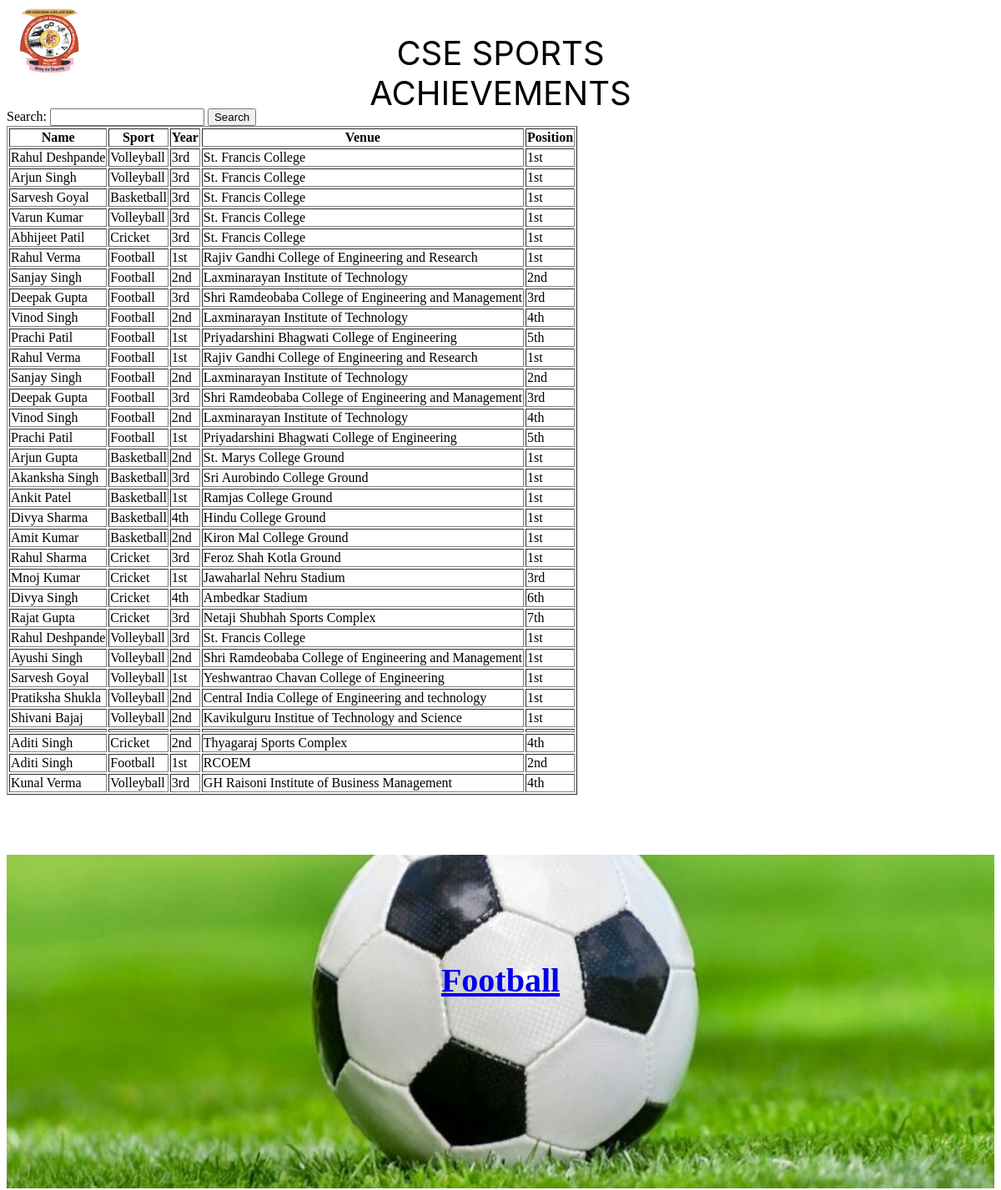
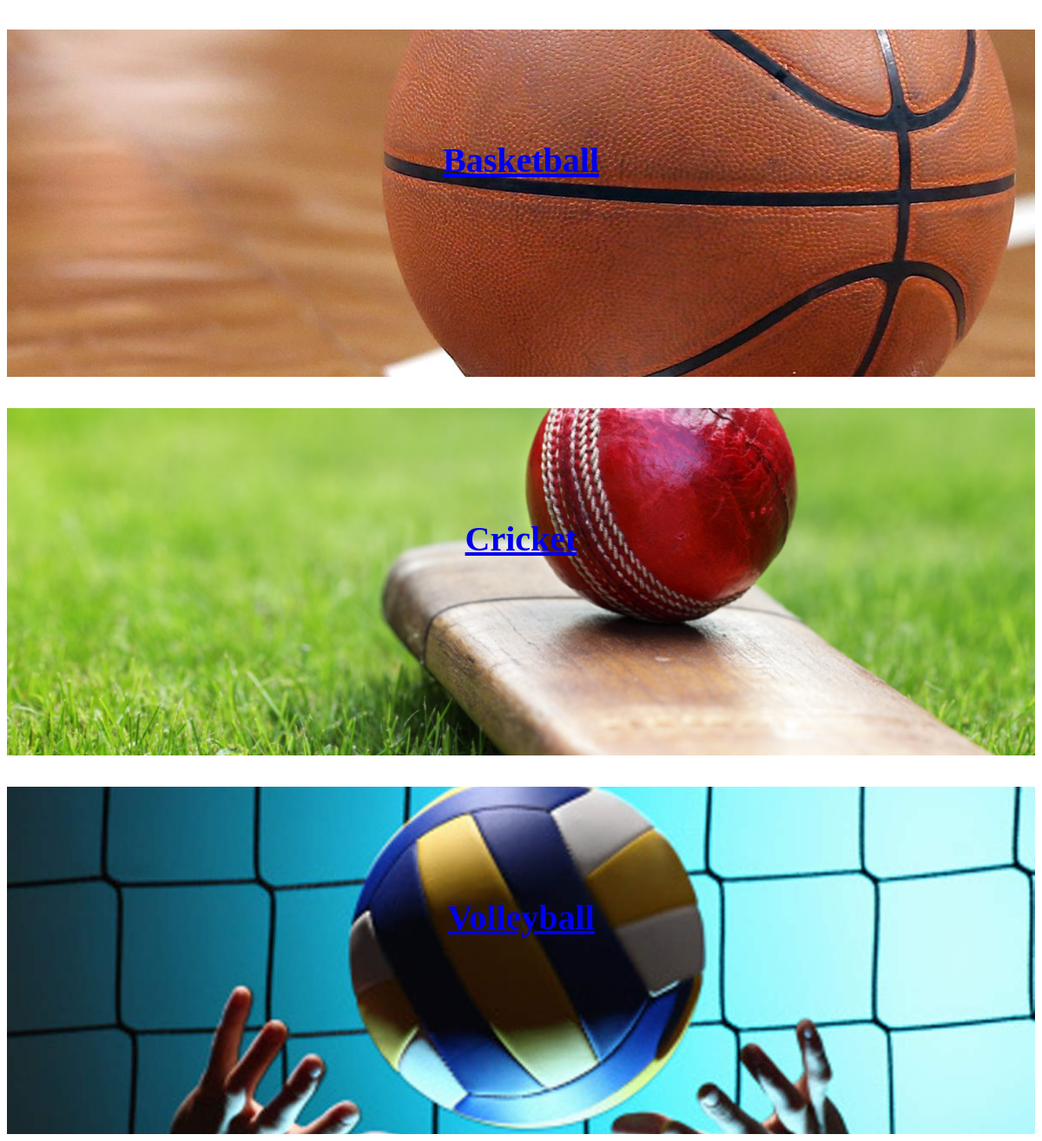
The page / on the database its author committed (2 pictures, top to bottom).
### tables this page shows
CREATE TABLE `search` (
  `Name` varchar(50) NOT NULL,
  `Sport` varchar(50) NOT NULL,
  `Year` varchar(20) NOT NULL,
  `Venue` varchar(100) NOT NULL,
  `Position` varchar(10) NOT NULL
);

### search.php (the view, shortened to what this page needs)
<!DOCTYPE html>
<html>
<head>
</head>
<body>
	<form method="get">
		<label for="search">Search:</label>
		<input type="text" name="search" id="search">
		<input type="submit" value="Search">
	</form>
	<?php
	$db_host = 'localhost';
	$db_name = 'sports1';
	$db_user = 'root';
	$db_pass = '';
	$db_conn = new mysqli($db_host, $db_user, $db_pass, $db_name);
	$search = $_GET['search'] ?? '';
	$sql = 'SELECT * FROM search WHERE Name LIKE ? OR Sport LIKE ? OR Year LIKE ? OR Venue LIKE ? OR Position LIKE ?';
	$stmt = $db_conn->prepare($sql);
	$like_search = '%' . $search . '%';
	$stmt->bind_param('sssss', $like_search, $like_search, $like_search, $like_search, $like_search);
	$stmt->execute();
	$result = $stmt->get_result();
	if ($result->num_rows > 0) {
		echo '<table border="1">';
		echo '<tr><th>Name</th><th>Sport</th><th>Year</th><th>Venue</th><th>Position</th></tr>';
		while ($row = $result->fetch_assoc()) {
			echo '<tr><td>' . $row['Name'] . '</td><td>' . $row['Sport'] . '</td><td>' . $row['Year'] . '</td><td>' . $row['Venue'] . '</td><td>' . $row['Position'] . '</td></tr>';
		}
		echo '</table>';
	} else {
		echo '<p>No results found.</p>';
	}
	?>
</body>
</html>

### index.php (shortened to what this page needs)
<!DOCTYPE html>
<html>
<head>
</head>
<body>
	<img src="RCOEM-Nagpur-Logo.webp" alt="" class="logo">
	<div>
		<center><h3 class="h1-1">CSE SPORTS ACHIEVEMENTS</h3></center>
		<?php include 'search.php' ?>
	</div>
	<br>
	<br>
	<br>
	<br>
    <div class="container" id="football">
		<h1><a href="football.php">Football</a></h1>
	</div>
	<br>
	<br>
	<div class="container" id="basketball">
		<h1><a href="basketball.php">Basketball</a></h1>
	</div>
	<br>
	<br>
	<div class="container" id="cricket">
		<h1><a href="cricket.php">Cricket</a></h1>
	</div>
	<br>
	<br>
    <div class="container" id="volleyball">
		<h1><a href="volleyball.php">Volleyball</a></h1>
	</div>
</body>
</html>

### index.php (style rules this page uses)
.h1-1 { text-align: center; width: 513px; height: 50px; left: 428px; top: -20px; font-family: 'Inter'; font-style: normal; font-weight: 400; font-size: 40px; line-height: 48px; color: #000000; }
.logo { position: absolute; width: 72px; height: 78px; left: 23px; top: 10px; background: url(RCOEM-Nagpur-Logo.png); z-index: 1; }
.container { position: relative; width: 100%; height: 400px; background-size: cover; background-position: center; color: white; text-align: center; padding-top: 100px; box-sizing: border-box; border: 0cm; }
.container h1 { font-size: 40px; font-weight: bold; margin-bottom: 20px; }
#football { background-image: url('football.jpg'); }
#basketball { background-image: url('basketball.jpg'); }
#cricket { background-image: url('cricket.jpg'); }
#volleyball { background-image: url('volleyball.jpg'); }

### rows shown on the page
search: Name "Rahul Deshpande", Sport "Volleyball", Year "3rd", Venue "St. Francis College", Position "1st"
search: Name "Arjun Singh", Sport "Volleyball", Year "3rd", Venue "St. Francis College", Position "1st"
search: Name "Sarvesh Goyal", Sport "Basketball", Year "3rd", Venue "St. Francis College", Position "1st"
search: Name "Varun Kumar", Sport "Volleyball", Year "3rd", Venue "St. Francis College", Position "1st"
search: Name "Abhijeet Patil", Sport "Cricket", Year "3rd", Venue "St. Francis College", Position "1st"
search: Name "Rahul Verma", Sport "Football", Year "1st", Venue "Rajiv Gandhi College of Engineering and Research", Position "1st"
search: Name "Sanjay Singh", Sport "Football", Year "2nd", Venue "Laxminarayan Institute of Technology", Position "2nd"
search: Name "Deepak Gupta", Sport "Football", Year "3rd", Venue "Shri Ramdeobaba College of Engineering and Management", Position "3rd"
search: Name "Vinod Singh", Sport "Football", Year "2nd", Venue "Laxminarayan Institute of Technology", Position "4th"
search: Name "Prachi Patil", Sport "Football", Year "1st", Venue "Priyadarshini Bhagwati College of Engineering", Position "5th"
search: Name "Rahul Verma", Sport "Football", Year "1st", Venue "Rajiv Gandhi College of Engineering and Research", Position "1st"
search: Name "Sanjay Singh", Sport "Football", Year "2nd", Venue "Laxminarayan Institute of Technology", Position "2nd"
search: Name "Deepak Gupta", Sport "Football", Year "3rd", Venue "Shri Ramdeobaba College of Engineering and Management", Position "3rd"
search: Name "Vinod Singh", Sport "Football", Year "2nd", Venue "Laxminarayan Institute of Technology", Position "4th"
search: Name "Prachi Patil", Sport "Football", Year "1st", Venue "Priyadarshini Bhagwati College of Engineering", Position "5th"
search: Name "Arjun Gupta", Sport "Basketball", Year "2nd", Venue "St. Marys College Ground", Position "1st"
search: Name "Akanksha Singh", Sport "Basketball", Year "3rd", Venue "Sri Aurobindo College Ground", Position "1st"
search: Name "Ankit Patel", Sport "Basketball", Year "1st", Venue "Ramjas College Ground", Position "1st"
search: Name "Divya Sharma", Sport "Basketball", Year "4th", Venue "Hindu College Ground", Position "1st"
search: Name "Amit Kumar", Sport "Basketball", Year "2nd", Venue "Kiron Mal College Ground", Position "1st"
search: Name "Rahul Sharma", Sport "Cricket", Year "3rd", Venue "Feroz Shah Kotla Ground", Position "1st"
search: Name "Mnoj Kumar", Sport "Cricket", Year "1st", Venue "Jawaharlal Nehru Stadium", Position "3rd"
search: Name "Divya Singh", Sport "Cricket", Year "4th", Venue "Ambedkar Stadium", Position "6th"
search: Name "Rajat Gupta", Sport "Cricket", Year "3rd", Venue "Netaji Shubhah Sports Complex", Position "7th"
search: Name "Rahul Deshpande", Sport "Volleyball", Year "3rd", Venue "St. Francis College", Position "1st"
search: Name "Ayushi Singh", Sport "Volleyball", Year "2nd", Venue "Shri Ramdeobaba College of Engineering and Management", Position "1st"
search: Name "Sarvesh Goyal", Sport "Volleyball", Year "1st", Venue "Yeshwantrao Chavan College of Engineering", Position "1st"
search: Name "Pratiksha Shukla", Sport "Volleyball", Year "2nd", Venue "Central India College of Engineering and technology", Position "1st"
search: Name "Shivani Bajaj", Sport "Volleyball", Year "2nd", Venue "Kavikulguru Institue of Technology and Science", Position "1st"
search: Name "Aditi Singh", Sport "Cricket", Year "2nd", Venue "Thyagaraj Sports Complex", Position "4th"
search: Name "Aditi Singh", Sport "Football", Year "1st", Venue "RCOEM", Position "2nd"
search: Name "Kunal Verma", Sport "Volleyball", Year "3rd", Venue "GH Raisoni Institute of Business Management", Position "4th"
